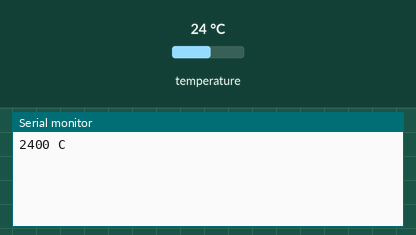
Bench run of a sketch on a simulated Arduino Uno, built with avr-gcc and run on an emulated ATmega328P. Parts: the last lines printed to the serial monitor. The inputs (shaded band) are chosen by the test bench; at power-on: temperature 24 °C. No radio packets arrive unless stated.

Above: at 11.2 s.
11.3 s: temperature set to 12 °C
At 12.6 s:
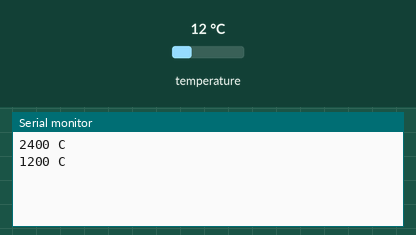
12.8 s: temperature set to 19 °C
At 13.6 s:
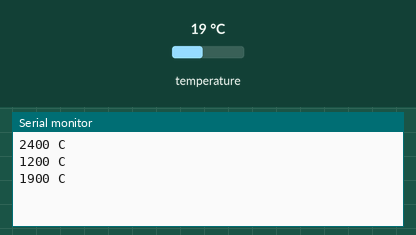
Timing chart, 0 to 15.8 s (numbered marks = the images above; inputs shaded):
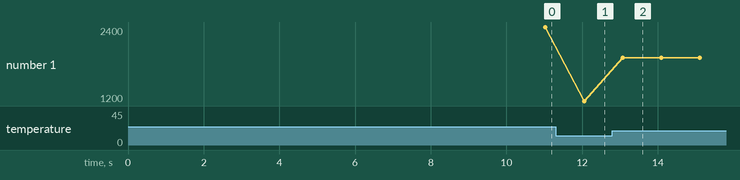

The sketch:

thermo_test.ino
```cpp
#include <SPI.h>
#include "nRF24L01.h"
#include "RF24.h"
#include "printf.h"

#include <OneWire.h>


/* Declarations */

const unsigned int TEMPERATURE = 1;
const unsigned int MOTION = 2;
struct Signals {
  unsigned long sensor_type;
  unsigned long data;
};


OneWire ds(8);

// Set up nRF24L01 radio on SPI bus plus pins 9 & 10
RF24 radio(9,10);

// Radio pipe addresses for the 2 nodes to communicate.
const uint64_t tx_addr = 0xF0F0F0F0E1LL;
const uint64_t base_addr = 0xF0F0F0F0D2LL;

void setup(void)
{

  Serial.begin(57600);
  printf_begin();

  //
  // Setup and configure rf radio
  //

  radio.begin();

  // optionally, increase the delay between retries & # of retries
  radio.setRetries(15,15);

  // optionally, reduce the payload size.  seems to
  // improve reliability
  //radio.setPayloadSize(8);


  radio.openWritingPipe(tx_addr);
  radio.openReadingPipe(1,base_addr);

  // Dump the configuration of the rf unit for debugging
  // radio.printDetails();

  // Need to wait a few seconds at startup so that the bootloader doesn't think we are in upload mode
  delay(10000);
}

void loop(void)
{
  // Repeatedly send the current temperature

    struct Signals signal;
    signal.sensor_type = TEMPERATURE;
    signal.data = getTemperature();

    // Take the time, and send it.  This will block until complete
    unsigned long time = millis();
    printf("%lu C\n",signal.data);
 }

unsigned long getTemperature(void) {

  byte i;
  byte present = 0;
  byte data[12];
  byte addr[8];

  int HighByte, LowByte, TReading, SignBit, Tc_100, Tf_100;

  byte debug;
  debug = 0;


  ds.reset_search();
  ds.search(addr);

  ds.reset();
  ds.select(addr);
  ds.write(0x44,1);         // start conversion, with parasite power on at the end

  delay(1000);     // maybe 750ms is enough, maybe not
  // we might do a ds.depower() here, but the reset will take care of it.

  present = ds.reset();
  ds.select(addr);
  ds.write(0xBE);         // Read Scratchpad

  for ( i = 0; i < 9; i++) {           // we need 9 bytes
    data[i] = ds.read();
  }

  LowByte = data[0];
  HighByte = data[1];
  TReading = (HighByte << 8) + LowByte;
  SignBit = TReading & 0x8000;  // test most sig bit
  if (SignBit) // negative
  {
    TReading = (TReading ^ 0xffff) + 1; // 2's comp
  }
  Tc_100 = (6 * TReading) + TReading / 4;    // multiply by (100 * 0.0625) or 6.25
  //Tf_100 = 3200 + Tc_100 * 9 / 5;

  return Tc_100;

}

// vim:cin:ai:sts=2 sw=2 ft=cpp
```

printf.h
```cpp
// (licence header left out)
/**
 * @file printf.h
 *
 * Setup necessary to direct stdout to the Arduino Serial library, which
 * enables 'printf'
 */

#ifndef __PRINTF_H__
#define __PRINTF_H__

#ifdef ARDUINO

int serial_putc( char c, FILE * )
{
  Serial.write( c );

  return c;
}

void printf_begin(void)
{
  fdevopen( &serial_putc, 0 );
}

#else
#error This example is only for use on Arduino.
#endif // ARDUINO

#endif // __PRINTF_H__
```

Measured:
- after the input at 11.3 s, the serial monitor: prints a new line after 0.75 s (image 1)
- after the input at 12.8 s, the serial monitor: prints a new line after 0.27 s (image 2)
- plotted number 1: 2400 → 1200 after the input at 11.3 s, 1200 → 1900 after the input at 12.8 s
